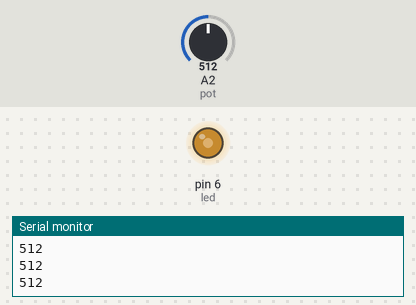
The sketch below on a simulated Arduino Uno, built with avr-gcc and run on an emulated ATmega328P. Shown: output pins drawn as LEDs (lit = HIGH), the last lines printed to the serial monitor. The inputs (shaded band) are chosen by the test bench; at power-on: A2 (pot) = 512.

Above: at 1.2 s.
1.3 s: A2 (pot) set to 716
At 1.6 s:
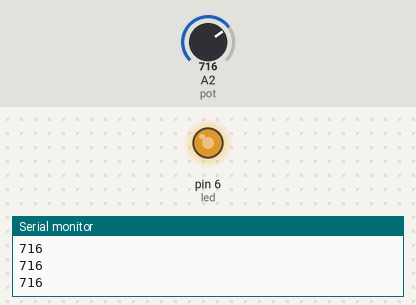
2.8 s: A2 (pot) set to 900
At 4.0 s:
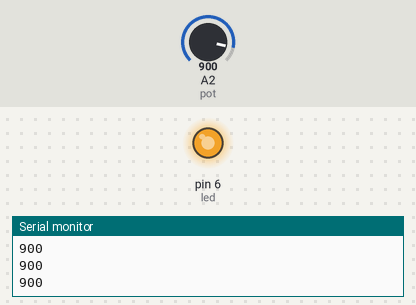
4.3 s: A2 (pot) set to 122
At 5.1 s:
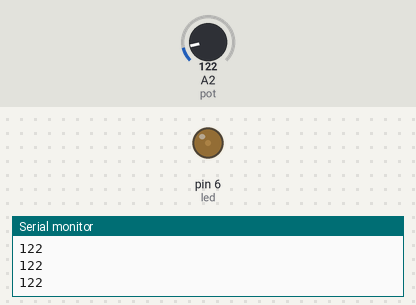
5.8 s: A2 (pot) set to 0
At 6.3 s:
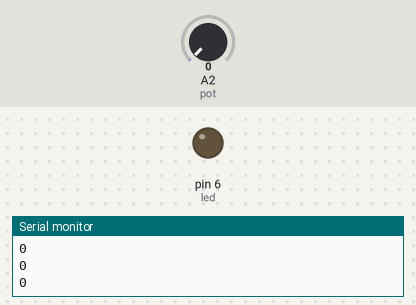
Timing chart, 0 to 8.3 s (numbered marks = the images above; inputs shaded):
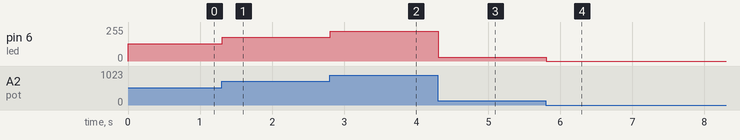

The sketch:

potansiyometre_led.ino
```cpp
/* Define komutları pinlerimize yerleştirdiğimiz bileşenlere isim
vererek tanımlamamızı sağlar. Bu şekilde kodlarımızı yazarken sürekli
pin numaralarına bakmamız gerekmez.*/
#define led 6
#define pot A2


void setup()
{
  /*pinMode komutu kartımızdan çıkışmı yoksa girişmi olucak onu
  tanımlamamızı sağlar*/
  pinMode(led,OUTPUT);
  /*Serial.begin bize bir haberleşme kanalı sunar 9600 değeri ise
  bir aralığı belirtir.Özellikle çıktılarımızı seri monitörden
  almamızı sağlar*/
  Serial.begin(9600);


}

void loop()
{
  /*analogRead komutu 0/1023 arasında gelen değeri okumamazı sağlar.*/
  int deger=analogRead(pot);
  int guc=deger/4;
  Serial.println(deger);
  analogWrite(led,guc);

}
```

Measured:
- after the input at 1.3 s, pin 6 (led): 128/255 → 179/255 at once
- after the input at 2.8 s, pin 6 (led): 179/255 → 225/255 at once
- after the input at 4.3 s, pin 6 (led): 225/255 → 30/255 at once
- after the input at 5.8 s, pin 6 (led): 30/255 → 0/255 at once
